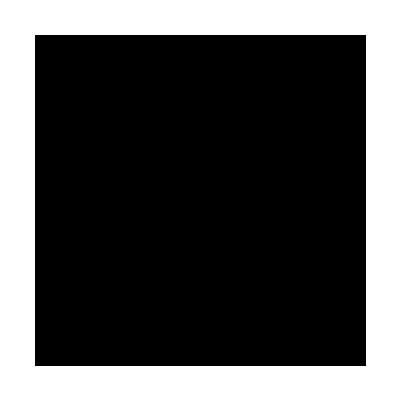
Frame 1 (no input)
Frame 60 (the mouse pressed at the canvas centre just before this capture): identical to frame 1, image omitted
Frame 120 (the mouse held since frame 60 and released just before this capture): identical to frame 1, image omitted

The Processing sketch that drew this single still picture (run headless with seeded random() and noise(); from frame 60 on, the mouse is pressed at the canvas centre):

// Processing sketch: processing_6817
// ── processing_6817.pde

void setup(){
  size(400,400);
}

void draw(){
  translate(200,200);
  background(255);
  rectMode(CENTER);
  fill(0);
  rect(0,0,330,330);
}
